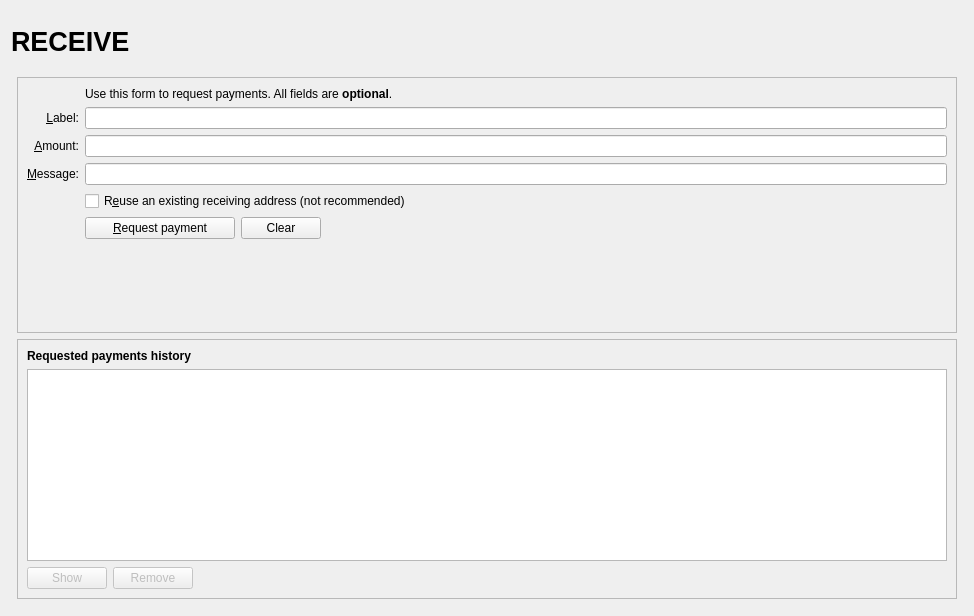
<?xml version="1.0" encoding="UTF-8"?>
<ui version="4.0">
 <class>ReceiveCoinsDialog</class>
 <widget class="QWidget" name="ReceiveCoinsDialog">
  <property name="geometry">
   <rect>
    <x>0</x>
    <y>0</y>
    <width>974</width>
    <height>616</height>
   </rect>
  </property>
  <layout class="QVBoxLayout" name="verticalLayout" stretch="0">
   <item>
    <layout class="QVBoxLayout" name="verticalLayout_Master" stretch="0,1">
     <property name="spacing">
      <number>0</number>
     </property>
     <item>
      <widget class="QFrame" name="frame_Header">
       <layout class="QVBoxLayout" name="verticalLayout_8">
        <property name="leftMargin">
         <number>0</number>
        </property>
        <property name="topMargin">
         <number>0</number>
        </property>
        <property name="rightMargin">
         <number>0</number>
        </property>
        <property name="bottomMargin">
         <number>0</number>
        </property>
        <item>
         <layout class="QHBoxLayout" name="horizontalLayout_Header" stretch="1,0,1">
          <item>
           <widget class="QLabel" name="labelOverviewHeaderLeft">
            <property name="minimumSize">
             <size>
              <width>464</width>
              <height>60</height>
             </size>
            </property>
            <property name="maximumSize">
             <size>
              <width>16777215</width>
              <height>60</height>
             </size>
            </property>
            <property name="font">
             <font>
              <pointsize>20</pointsize>
              <weight>75</weight>
              <bold>true</bold>
             </font>
            </property>
            <property name="text">
             <string>RECEIVE</string>
            </property>
           </widget>
          </item>
          <item>
           <spacer name="horizontalSpacer_3">
            <property name="orientation">
             <enum>Qt::Horizontal</enum>
            </property>
            <property name="sizeHint" stdset="0">
             <size>
              <width>40</width>
              <height>20</height>
             </size>
            </property>
           </spacer>
          </item>
          <item>
           <widget class="QLabel" name="labelOverviewHeaderRight">
            <property name="minimumSize">
             <size>
              <width>464</width>
              <height>60</height>
             </size>
            </property>
            <property name="maximumSize">
             <size>
              <width>16777215</width>
              <height>60</height>
             </size>
            </property>
            <property name="font">
             <font>
              <pointsize>14</pointsize>
             </font>
            </property>
            <property name="text">
             <string/>
            </property>
            <property name="alignment">
             <set>Qt::AlignRight|Qt::AlignTrailing|Qt::AlignVCenter</set>
            </property>
           </widget>
          </item>
         </layout>
        </item>
       </layout>
      </widget>
     </item>
     <item>
      <widget class="QFrame" name="frame_BG">
       <layout class="QVBoxLayout" name="verticalLayout_5">
        <property name="leftMargin">
         <number>6</number>
        </property>
        <property name="topMargin">
         <number>6</number>
        </property>
        <property name="rightMargin">
         <number>6</number>
        </property>
        <property name="bottomMargin">
         <number>6</number>
        </property>
        <item>
         <widget class="QFrame" name="frame2">
          <property name="sizePolicy">
           <sizepolicy hsizetype="Preferred" vsizetype="Expanding">
            <horstretch>0</horstretch>
            <verstretch>0</verstretch>
           </sizepolicy>
          </property>
          <property name="frameShape">
           <enum>QFrame::StyledPanel</enum>
          </property>
          <property name="frameShadow">
           <enum>QFrame::Sunken</enum>
          </property>
          <layout class="QVBoxLayout" name="verticalLayout_3">
           <item>
            <layout class="QGridLayout" name="gridLayout">
             <item row="7" column="2">
              <widget class="QCheckBox" name="reuseAddress">
               <property name="toolTip">
                <string>Reuse one of the previously used receiving addresses.&lt;br&gt;Reusing addresses has security and privacy issues.&lt;br&gt;Do not use this unless re-generating a payment request made before.</string>
               </property>
               <property name="text">
                <string>R&amp;euse an existing receiving address (not recommended)</string>
               </property>
              </widget>
             </item>
             <item row="7" column="0">
              <widget class="QLabel" name="label_4">
               <property name="text">
                <string/>
               </property>
              </widget>
             </item>
             <item row="6" column="0">
              <widget class="QLabel" name="label_3">
               <property name="toolTip">
                <string>An optional message to attach to the payment request, which will be displayed when the request is opened. Note: The message will not be sent with the payment over the MTNC network.</string>
               </property>
               <property name="text">
                <string>&amp;Message:</string>
               </property>
               <property name="alignment">
                <set>Qt::AlignRight|Qt::AlignTrailing|Qt::AlignVCenter</set>
               </property>
               <property name="buddy">
                <cstring>reqMessage</cstring>
               </property>
              </widget>
             </item>
             <item row="4" column="2">
              <widget class="QLineEdit" name="reqLabel">
               <property name="toolTip">
                <string>An optional label to associate with the new receiving address.</string>
               </property>
              </widget>
             </item>
             <item row="6" column="2">
              <widget class="QLineEdit" name="reqMessage">
               <property name="toolTip">
                <string>An optional message to attach to the payment request, which will be displayed when the request is opened.&lt;br&gt;Note: The message will not be sent with the payment over the MTNC network.</string>
               </property>
              </widget>
             </item>
             <item row="2" column="2">
              <widget class="QLabel" name="label_5">
               <property name="text">
                <string>Use this form to request payments. All fields are &lt;b&gt;optional&lt;/b&gt;.</string>
               </property>
              </widget>
             </item>
             <item row="4" column="0">
              <widget class="QLabel" name="label_2">
               <property name="toolTip">
                <string>An optional label to associate with the new receiving address.</string>
               </property>
               <property name="text">
                <string>&amp;Label:</string>
               </property>
               <property name="alignment">
                <set>Qt::AlignRight|Qt::AlignTrailing|Qt::AlignVCenter</set>
               </property>
               <property name="buddy">
                <cstring>reqLabel</cstring>
               </property>
              </widget>
             </item>
             <item row="5" column="0">
              <widget class="QLabel" name="label">
               <property name="toolTip">
                <string>An optional amount to request. Leave this empty or zero to not request a specific amount.</string>
               </property>
               <property name="text">
                <string>&amp;Amount:</string>
               </property>
               <property name="alignment">
                <set>Qt::AlignRight|Qt::AlignTrailing|Qt::AlignVCenter</set>
               </property>
               <property name="buddy">
                <cstring>reqAmount</cstring>
               </property>
              </widget>
             </item>
             <item row="5" column="2">
              <widget class="BitcoinAmountField" name="reqAmount">
               <property name="minimumSize">
                <size>
                 <width>80</width>
                 <height>0</height>
                </size>
               </property>
               <property name="toolTip">
                <string>An optional amount to request. Leave this empty or zero to not request a specific amount.</string>
               </property>
              </widget>
             </item>
             <item row="8" column="0">
              <widget class="QLabel" name="label_7">
               <property name="text">
                <string/>
               </property>
              </widget>
             </item>
             <item row="8" column="2">
              <layout class="QHBoxLayout" name="horizontalLayout">
               <item>
                <widget class="QPushButton" name="receiveButton">
                 <property name="minimumSize">
                  <size>
                   <width>150</width>
                   <height>0</height>
                  </size>
                 </property>
                 <property name="text">
                  <string>&amp;Request payment</string>
                 </property>
                 <property name="icon">
                  <iconset resource="../MTNC.qrc">
                   <normaloff>:/icons/receiving_addresses</normaloff>:/icons/receiving_addresses</iconset>
                 </property>
                </widget>
               </item>
               <item>
                <widget class="QPushButton" name="clearButton">
                 <property name="sizePolicy">
                  <sizepolicy hsizetype="Minimum" vsizetype="Fixed">
                   <horstretch>0</horstretch>
                   <verstretch>0</verstretch>
                  </sizepolicy>
                 </property>
                 <property name="toolTip">
                  <string>Clear all fields of the form.</string>
                 </property>
                 <property name="text">
                  <string>Clear</string>
                 </property>
                 <property name="icon">
                  <iconset resource="../MTNC.qrc">
                   <normaloff>:/icons/remove</normaloff>:/icons/remove</iconset>
                 </property>
                 <property name="autoDefault">
                  <bool>false</bool>
                 </property>
                </widget>
               </item>
               <item>
                <spacer name="horizontalSpacer">
                 <property name="orientation">
                  <enum>Qt::Horizontal</enum>
                 </property>
                 <property name="sizeHint" stdset="0">
                  <size>
                   <width>40</width>
                   <height>20</height>
                  </size>
                 </property>
                </spacer>
               </item>
              </layout>
             </item>
             <item row="9" column="2">
              <spacer name="verticalSpacer">
               <property name="orientation">
                <enum>Qt::Vertical</enum>
               </property>
               <property name="sizeHint" stdset="0">
                <size>
                 <width>20</width>
                 <height>40</height>
                </size>
               </property>
              </spacer>
             </item>
            </layout>
           </item>
          </layout>
         </widget>
        </item>
        <item>
         <widget class="QFrame" name="frame">
          <property name="sizePolicy">
           <sizepolicy hsizetype="Preferred" vsizetype="Expanding">
            <horstretch>0</horstretch>
            <verstretch>0</verstretch>
           </sizepolicy>
          </property>
          <property name="frameShape">
           <enum>QFrame::StyledPanel</enum>
          </property>
          <property name="frameShadow">
           <enum>QFrame::Raised</enum>
          </property>
          <layout class="QVBoxLayout" name="verticalLayout_2">
           <item>
            <widget class="QLabel" name="label_6">
             <property name="font">
              <font>
               <weight>75</weight>
               <bold>true</bold>
              </font>
             </property>
             <property name="text">
              <string>Requested payments history</string>
             </property>
            </widget>
           </item>
           <item>
            <widget class="QTableView" name="recentRequestsView">
             <property name="palette">
              <palette>
               <active>
                <colorrole role="Text">
                 <brush brushstyle="SolidPattern">
                  <color alpha="255">
                   <red>130</red>
                   <green>146</green>
                   <blue>162</blue>
                  </color>
                 </brush>
                </colorrole>
               </active>
               <inactive>
                <colorrole role="Text">
                 <brush brushstyle="SolidPattern">
                  <color alpha="255">
                   <red>130</red>
                   <green>146</green>
                   <blue>162</blue>
                  </color>
                 </brush>
                </colorrole>
               </inactive>
               <disabled>
                <colorrole role="Text">
                 <brush brushstyle="SolidPattern">
                  <color alpha="255">
                   <red>85</red>
                   <green>85</green>
                   <blue>85</blue>
                  </color>
                 </brush>
                </colorrole>
               </disabled>
              </palette>
             </property>
             <property name="contextMenuPolicy">
              <enum>Qt::CustomContextMenu</enum>
             </property>
             <property name="tabKeyNavigation">
              <bool>false</bool>
             </property>
             <property name="sortingEnabled">
              <bool>true</bool>
             </property>
            </widget>
           </item>
           <item>
            <layout class="QHBoxLayout" name="horizontalLayout_2">
             <item>
              <widget class="QPushButton" name="showRequestButton">
               <property name="enabled">
                <bool>false</bool>
               </property>
               <property name="toolTip">
                <string>Show the selected request (does the same as double clicking an entry)</string>
               </property>
               <property name="text">
                <string>Show</string>
               </property>
               <property name="icon">
                <iconset resource="../MTNC.qrc">
                 <normaloff>:/icons/edit</normaloff>:/icons/edit</iconset>
               </property>
               <property name="autoDefault">
                <bool>false</bool>
               </property>
              </widget>
             </item>
             <item>
              <widget class="QPushButton" name="removeRequestButton">
               <property name="enabled">
                <bool>false</bool>
               </property>
               <property name="toolTip">
                <string>Remove the selected entries from the list</string>
               </property>
               <property name="text">
                <string>Remove</string>
               </property>
               <property name="icon">
                <iconset resource="../MTNC.qrc">
                 <normaloff>:/icons/remove</normaloff>:/icons/remove</iconset>
               </property>
               <property name="autoDefault">
                <bool>false</bool>
               </property>
              </widget>
             </item>
             <item>
              <spacer name="horizontalSpacer_2">
               <property name="orientation">
                <enum>Qt::Horizontal</enum>
               </property>
               <property name="sizeHint" stdset="0">
                <size>
                 <width>40</width>
                 <height>20</height>
                </size>
               </property>
              </spacer>
             </item>
            </layout>
           </item>
          </layout>
         </widget>
        </item>
       </layout>
      </widget>
     </item>
    </layout>
   </item>
  </layout>
 </widget>
 <customwidgets>
  <customwidget>
   <class>BitcoinAmountField</class>
   <extends>QLineEdit</extends>
   <header>bitcoinamountfield.h</header>
   <container>1</container>
  </customwidget>
 </customwidgets>
 <tabstops>
  <tabstop>reqLabel</tabstop>
  <tabstop>reqAmount</tabstop>
  <tabstop>reqMessage</tabstop>
  <tabstop>reuseAddress</tabstop>
  <tabstop>receiveButton</tabstop>
  <tabstop>clearButton</tabstop>
  <tabstop>recentRequestsView</tabstop>
  <tabstop>showRequestButton</tabstop>
  <tabstop>removeRequestButton</tabstop>
 </tabstops>
 <resources>
  <include location="../MTNC.qrc"/>
 </resources>
 <connections/>
</ui>
